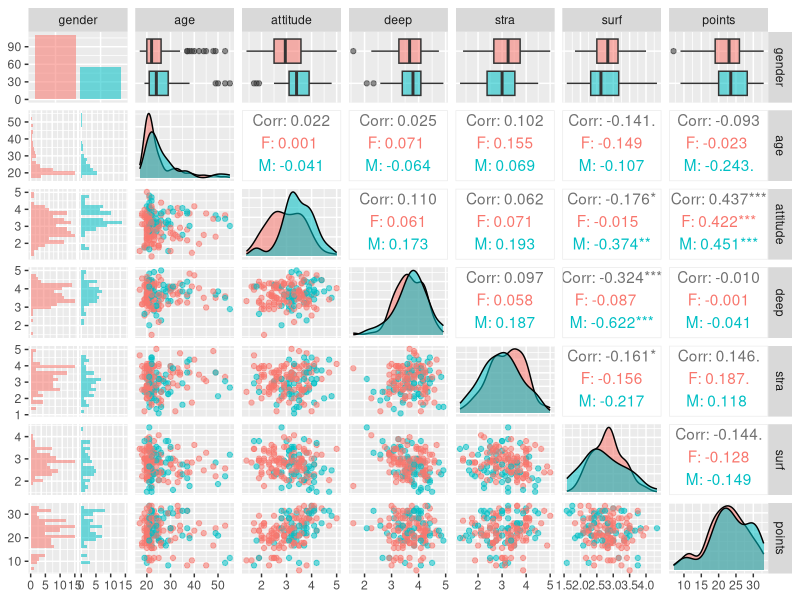
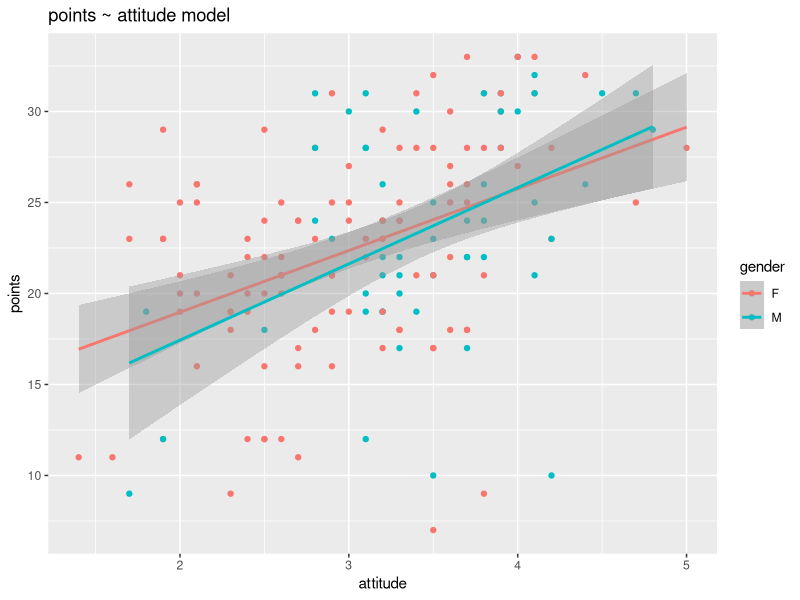
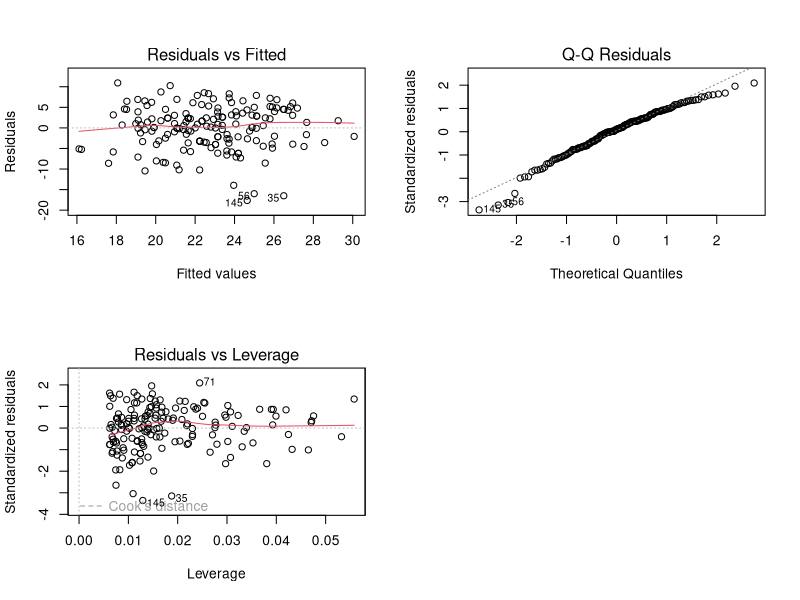

R code for these plots, in order:
## ---- chunk 1
date()
learning2014<-read.table("learning2014.txt",header = TRUE,sep = " ")
str(learning2014)
## ---- chunk 2
library(GGally)
library(ggplot2)
library(plyr)
count(learning2014$gender)
summary(learning2014)
# from this overview, we can see that the age of the individuals are skewed to younger individuals, and attitude and 
p <- ggpairs(learning2014, mapping = aes(col=gender,alpha=0.3), lower = list(combo = wrap("facethist", bins = 20)))
p

## ---- chunk 3
#multiple regression with 3 variables
my_model<-lm(points~attitude+stra+surf,data = learning2014)
summary(my_model)

## ---- chunk 4
# remove a variable with low atistical significance 
my_model2<-lm(points~attitude+stra,data = learning2014)
summary(my_model2)
#scatter plot of exma point and attitude
p <- ggplot(learning2014, aes(x = attitude, y = points, col = gender)) + geom_point() + geom_smooth(method = "lm") + ggtitle("points ~ attitude model")
p
# if I remove both stra and surf 
my_model3<-lm(points~attitude,data = learning2014)
summary(my_model3)

## ---- chunk 5
par(mfrow=c(2,2))
plot(my_model2,which = c(1,2,5))
